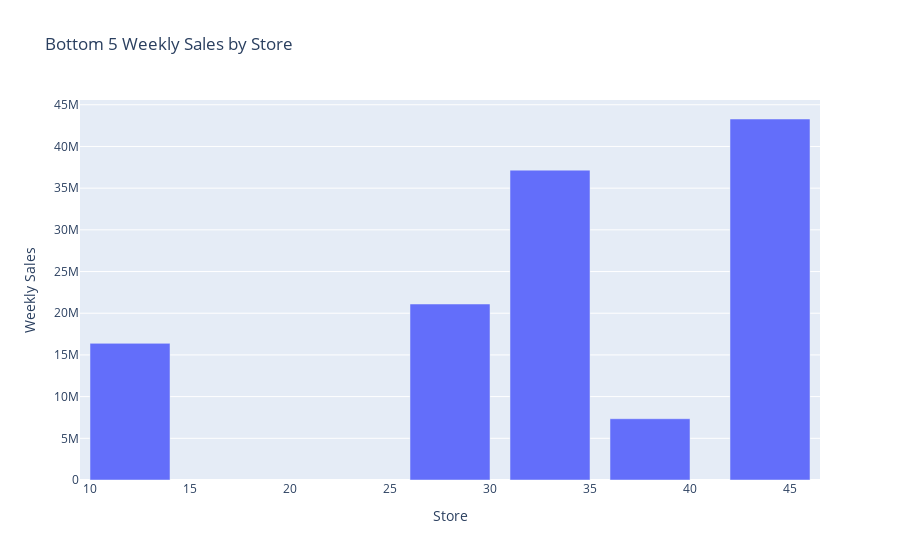

Source (notebook cell):
### Code cell
fig = px.bar(bottom_5, x='Store', y='Weekly_Sales', 
             title='Bottom 5 Weekly Sales by Store',
             labels={'Store': 'Store', 'Weekly_Sales': 'Weekly Sales'})
fig.show()

### Figure 1 — Plotly figure (JSON) as saved in the notebook; plotly's stock layout.template omitted (floating-point values rounded to 4 significant figures)
{"data": [{"alignmentgroup": "True", "hovertemplate": "Store=%{x}<br>Weekly Sales=%{y}<extra></extra>", "legendgroup": "", "marker": {"color": "#636efa", "pattern": {"shape": ""}}, "name": "", "offsetgroup": "", "orientation": "v", "showlegend": false, "textposition": "auto", "type": "bar", "x": [44, 33, 28, 12, 38], "xaxis": "x", "y": [43290000.0, 37160000.0, 21110000.0, 16390000.0, 7347000.0], "yaxis": "y"}], "layout": {"autosize": true, "barmode": "relative", "legend": {"tracegroupgap": 0}, "title": {"text": "Bottom 5 Weekly Sales by Store"}, "xaxis": {"anchor": "y", "autorange": true, "domain": [0, 1], "range": [9.5, 46.5], "title": {"text": "Store"}, "type": "linear"}, "yaxis": {"anchor": "x", "autorange": true, "domain": [0, 1], "range": [0, 45570000.0], "title": {"text": "Weekly Sales"}, "type": "linear"}}}
